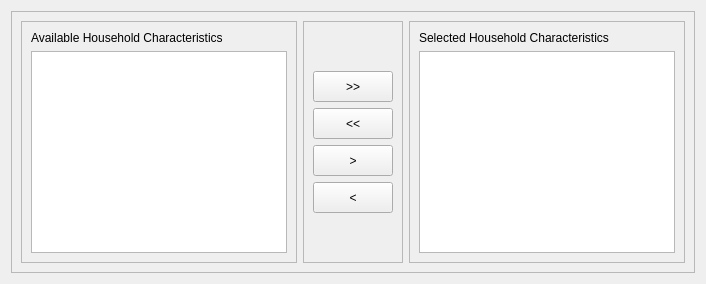
        <widget class="QWidget" name="tabProjectHouseholdCharacteristics">
         <attribute name="title">
          <string>Household Characteristics</string>
         </attribute>
         <layout class="QGridLayout" name="gridLayout_4">
          <item row="0" column="0">
           <widget class="QFrame" name="frame_4">
            <property name="frameShape">
             <enum>QFrame::StyledPanel</enum>
            </property>
            <property name="frameShadow">
             <enum>QFrame::Raised</enum>
            </property>
            <layout class="QHBoxLayout" name="horizontalLayout">
             <item>
              <widget class="QFrame" name="frame_7">
               <property name="frameShape">
                <enum>QFrame::StyledPanel</enum>
               </property>
               <property name="frameShadow">
                <enum>QFrame::Raised</enum>
               </property>
               <layout class="QGridLayout" name="gridLayout_6">
                <item row="1" column="0">
                 <widget class="QTableView" name="tblAvailableHouseholdCharacteristics">
                  <property name="alternatingRowColors">
                   <bool>true</bool>
                  </property>
                  <property name="sortingEnabled">
                   <bool>true</bool>
                  </property>
                 </widget>
                </item>
                <item row="0" column="0">
                 <widget class="QLabel" name="label_5">
                  <property name="text">
                   <string>Available Household Characteristics</string>
                  </property>
                 </widget>
                </item>
               </layout>
              </widget>
             </item>
             <item>
              <widget class="QFrame" name="frame_6">
               <property name="frameShape">
                <enum>QFrame::StyledPanel</enum>
               </property>
               <property name="frameShadow">
                <enum>QFrame::Raised</enum>
               </property>
               <layout class="QGridLayout" name="gridLayout_5">
                <item row="1" column="0">
                 <widget class="QPushButton" name="cmdHouseholdMoveAll">
                  <property name="minimumSize">
                   <size>
                    <width>0</width>
                    <height>31</height>
                   </size>
                  </property>
                  <property name="text">
                   <string>&gt;&gt;</string>
                  </property>
                 </widget>
                </item>
                <item row="2" column="0">
                 <widget class="QPushButton" name="cmdHouseholdRemoveAll">
                  <property name="minimumSize">
                   <size>
                    <width>0</width>
                    <height>31</height>
                   </size>
                  </property>
                  <property name="text">
                   <string>&lt;&lt;</string>
                  </property>
                 </widget>
                </item>
                <item row="3" column="0">
                 <widget class="QPushButton" name="cmdHouseholdMoveSelected">
                  <property name="minimumSize">
                   <size>
                    <width>0</width>
                    <height>31</height>
                   </size>
                  </property>
                  <property name="text">
                   <string>&gt;</string>
                  </property>
                 </widget>
                </item>
                <item row="4" column="0">
                 <widget class="QPushButton" name="cmdHouseholdRemoveSelected">
                  <property name="minimumSize">
                   <size>
                    <width>0</width>
                    <height>31</height>
                   </size>
                  </property>
                  <property name="text">
                   <string>&lt;</string>
                  </property>
                 </widget>
                </item>
                <item row="0" column="0">
                 <spacer name="verticalSpacer">
                  <property name="orientation">
                   <enum>Qt::Vertical</enum>
                  </property>
                  <property name="sizeHint" stdset="0">
                   <size>
                    <width>20</width>
                    <height>40</height>
                   </size>
                  </property>
                 </spacer>
                </item>
                <item row="5" column="0">
                 <spacer name="verticalSpacer_2">
                  <property name="orientation">
                   <enum>Qt::Vertical</enum>
                  </property>
                  <property name="sizeHint" stdset="0">
                   <size>
                    <width>20</width>
                    <height>40</height>
                   </size>
                  </property>
                 </spacer>
                </item>
               </layout>
              </widget>
             </item>
             <item>
              <widget class="QFrame" name="frame_5">
               <property name="frameShape">
                <enum>QFrame::StyledPanel</enum>
               </property>
               <property name="frameShadow">
                <enum>QFrame::Raised</enum>
               </property>
               <layout class="QGridLayout" name="gridLayout_7">
                <item row="1" column="0">
                 <widget class="QTableView" name="tblSelectedHouseholdCharacteristics">
                  <property name="alternatingRowColors">
                   <bool>true</bool>
                  </property>
                  <property name="sortingEnabled">
                   <bool>true</bool>
                  </property>
                 </widget>
                </item>
                <item row="0" column="0">
                 <widget class="QLabel" name="label_6">
                  <property name="text">
                   <string>Selected Household Characteristics</string>
                  </property>
                 </widget>
                </item>
               </layout>
              </widget>
             </item>
            </layout>
           </widget>
          </item>
         </layout>
        </widget>
